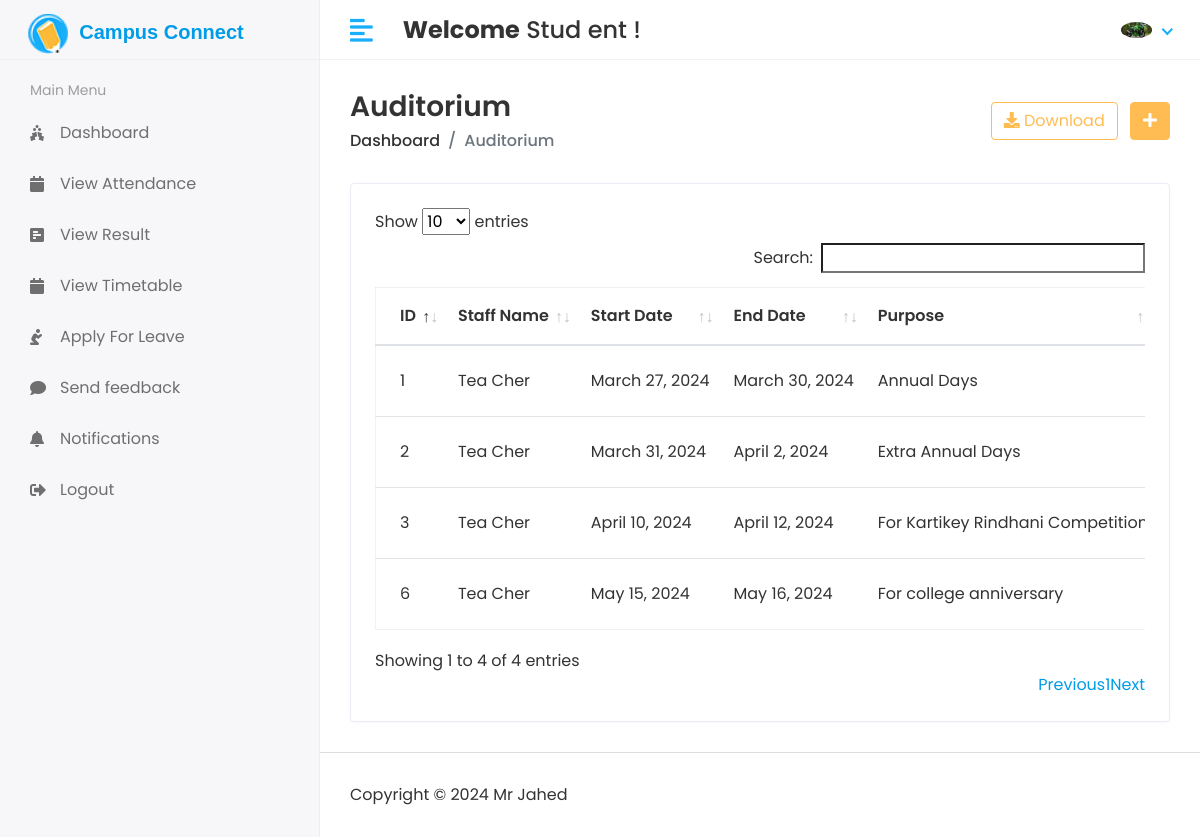
The app's page /Hod/Staff/Book_Auditorium (signed in) with its own data.
### app/models.py (models this page shows, shortened)
class CustomUser(AbstractUser):
    USER = (
        (1,'HOD'),
        (2,'STAFF'),
        (3,'STUDENT')
    )
    user_type = models.CharField(choices=USER, max_length=50, default=1)
    profile_pic = models.ImageField(upload_to='media/profile_pic')

class Auditorium_Booking(models.Model):
    staff_id = models.ForeignKey(Staff,on_delete=models.CASCADE)
    start_date = models.DateField()
    end_date = models.DateField()
    purpose = models.TextField()
    status = models.IntegerField(default=0)
    created_at = models.DateTimeField(auto_now_add=True)
    updated_at = models.DateTimeField(auto_now=True)

class Staff(models.Model):                                    # Django creates id field automatically
    admin = models.OneToOneField(CustomUser, on_delete=models.CASCADE)  # One To One Field for Foreign Key   #Form data will be saved in both Student and CustomUser Models
    address = models.TextField()                                       # To Link Studen to CustomUser Model
    gender = models.CharField(max_length=100)
    created_at = models.DateTimeField(auto_now_add=True)
    updated_at = models.DateTimeField(auto_now=True)

### Campus_Connect/Hod_Views.py (the view)
# urls.py: path('Hod/Staff/Book_Auditorium', Hod_Views.HOD_BOOK_AUDITORIUM, name='hod_book_auditorium'),
@login_required(login_url='/')
def HOD_BOOK_AUDITORIUM(request):
    auditorium_booking = Auditorium_Booking.objects.all()
    context = {
        'auditorium_booking' : auditorium_booking,
    }
    return render(request, 'Hod/book_auditorium.html',context)

### templates/Hod/book_auditorium.html (shortened to what this page needs)
{% extends 'base.html' %}
{% block content %}
<div class="content container-fluid">
               <div class="page-header">
                  <div class="row align-items-center">
                     <div class="col">
                        <h3 class="page-title">Auditorium</h3>
                        <ul class="breadcrumb">
                           <li class="breadcrumb-item"><a href="index.html">Dashboard</a></li>
                           <li class="breadcrumb-item active">Auditorium</li>
                        </ul>
                     </div>
                     <div class="col-auto text-right float-right ml-auto">
                        <a href="#" class="btn btn-outline-primary mr-2"><i class="fas fa-download"></i> Download</a>
                        <a href="add-student.html" class="btn btn-primary"><i class="fas fa-plus"></i></a>
                     </div>
                  </div>
               </div>
               <div class="row">
                  <div class="col-sm-12">
                     <div class="card card-table">
                        <div class="card-body">
                           <div class="table-responsive">
                              <table id="table_id" class="table table-hover table-center mb-0">
                                 <thead>
                                    <tr>
                                       <th>ID</th>
                                       <th>Staff Name</th>
                                       <th>Start Date</th>
                                       <th>End Date</th>
                                       <th>Purpose</th>
                                    </tr>
                                 </thead>
                                 <tbody>
                                 {% for i in auditorium_booking %}
                                    <tr>
                                       <td>{{i.id}}</td>
                                       <td>{{i.staff_id.admin.first_name}}&nbsp;{{i.staff_id.admin.last_name}}</td>
                                       <td>{{i.start_date}}</td>
                                       <td>{{i.end_date}}</td>
                                       <td>{{i.purpose}}</td>
                                    </tr>
                                 {% endfor %}
                                 </tbody>
                              </table>
                           </div>
                        </div>
                     </div>
                  </div>
               </div>
            </div>
{% endblock %}

### templates/Includes/header.html (shortened to what this page needs)
{% load static %}
<div class="header">
            <div class="header-left">
                  <a href="index.html" class="logo mt-2 ml-2">
                     <span style="display: inline-block;">
                        <img src="{% static 'assets/img/favicon.png' %}" alt="Logo" style="display: inline-block; width: 40px; height: 40px;">
                        <h5 style="display: inline-block; margin-left: 7px; font-family: Arial, sans-serif; font-size: 20px; font-weight: bold;">Campus Connect</h5>
                     </span>
                  </a>
            </div>
            <a href="javascript:void(0);" id="toggle_btn">
            <i class="fas fa-align-left"></i>
            </a>
            <div class="top-nav-search mt-3">
               <h4><strong>Welcome</strong>&nbsp;<span>{{user.first_name}} {{user.last_name}}</span>&nbsp;!</h4>
            </div>
            <ul class="nav user-menu">
               <li class="nav-item dropdown noti-dropdown">
                  <a href="#" class="dropdown-toggle nav-link" data-toggle="dropdown">
                  </a>
               </li>
               <li class="nav-item dropdown has-arrow">
                  <a href="#" class="dropdown-toggle nav-link" data-toggle="dropdown">
                     {% if user.profile_pic == '' %}
                        <span class="user-img"><img class="rounded-circle" src="{% static 'assets/img/noimg.jpg' %}" width="31" alt="User Image"></span>
                     {% else %}
                        <span class="user-img"><img class="rounded-circle" src="/{{user.profile_pic}}" width="31" alt="Ryan Taylor"></span>
                     {% endif %}
                  </a>
               </li>
            </ul>
         </div>

### static/assets/css/style.css (style rules this page uses)
html { height: 100%; }
body { background-color: #fff; color: #333; font-family: 'Poppins', sans-serif; font-size: 1rem; height: 100%; line-height: 1.5; overflow-x: hidden; }
h1, h2, h3, h4, h5, h6 { font-family: 'Poppins', sans-serif; margin-top: 0; }
a { color: #009ce7; }
input, button, a { transition: all 0.4s ease; -moz-transition: all 0.4s ease; -o-transition: all 0.4s ease; -ms-transition: all 0.4s ease; -webkit-transition: all 0.4s ease; }
ul, ol { padding: 0px; list-style: none; }
.table { color: #333; max-width: 100%; margin-bottom: 0; width: 100%; }
.table.dataTable { border-collapse: collapse !important; border: 1px solid rgba(0, 0, 0, 0.05); }
.table thead tr th { font-weight: 600; }
.table tbody tr { border-bottom: 1px solid rgba(0, 0, 0, 0.05); }
.table.table-center td, .table.table-center th { vertical-align: middle; }
.card-table .card-body .table > thead > tr > th { border-top: 0; }
.card-table .card-body .table tr td:first-child, .card-table .card-body .table tr th:first-child { padding-left: 1.5rem; }
.card-table .table td, .card-table .table th { border-top: 1px solid #e2e5e8; padding: 1rem 0.75rem; white-space: nowrap; }
.btn-primary { background-color: #FFBC53; border: 1px solid #FFBC53; }
.btn-outline-primary { color: #FFBC53; border-color: #FFBC53; }
.card { border: 1px solid #ececf5; box-shadow: 0 1px 3px 0 rgba(0, 0, 0, 0.03); margin-bottom: 1.875rem; }
.card-body { padding: 1.5rem; }
.header { background-color: #fff; border-bottom: 1px solid #f3f3f4; left: 0; position: fixed; right: 0; top: 0; z-index: 1001; height: 60px; }
.header .header-left { float: left; height: 60px; padding: 0 20px; position: relative; width: 320px; z-index: 1; transition: all 0.2s ease-in-out; background-color: #f7f7fa; border-bottom: 1px solid #efefef; border-right: 1px solid #ececf5; display: flex; align-items: center; }
.header .header-left .logo { display: inline-block; line-height: 60px; }
.header .header-left .logo img { max-height: 40px; width: auto; }
.header .dropdown-toggle:after { display: none; }
.header .has-arrow .dropdown-toggle:after { border-top: 0; border-left: 0; border-bottom: 2px solid #18aefa; border-right: 2px solid #18aefa; content: ''; height: 8px; display: inline-block; pointer-events: none; -webkit-transform-origin: 66% 66%; -ms-transform-origin: 66% 66%; transform-origin: 66% 66%; -webkit-transform: rotate(45deg); -ms-transform: rotate(45deg); transform: rotate(45deg); -webkit-transition: all 0.15s ease-in-out; transition: all 0.15s ease-in-out; width: 8px; vertical-align: 0px; }
.user-menu { float: right; margin: 0; position: relative; z-index: 99; padding-right: 15px; }
.user-menu.nav > li > a { color: #a0a0a0; font-size: 14px; line-height: 58px; padding: 0 15px; height: 60px; }
.user-img { margin-right: 3px; position: relative; }
.top-nav-search { float: left; margin-left: 15px; }
.page-wrapper > .content { padding: 1.875rem 1.875rem 0; }
.page-header { margin-bottom: 1.875rem; }
.page-header .breadcrumb { background-color: transparent; color: #6c757d; font-size: 1rem; font-weight: 500; margin-bottom: 0; padding: 0; }
.page-header .breadcrumb a { color: #333; }
.page-title { font-size: 28px; font-weight: 600; color: #333; margin-bottom: 5px; }
@media (min-width: 992px) { #toggle_btn { align-items: center; color: #18aefa; display: inline-flex; float: left; font-size: 26px; height: 60px; justify-content: center; margin-left: 15px; padding: 0 15px; } }

### records on screen
CustomUser: first_name "Stud", last_name "ent", profile_pic (picture)
Auditorium_Booking: id "1", staff_id.admin.first_name "Tea", staff_id.admin.last_name "Cher", start_date "March 27, 2024", end_date "March 30, 2024", purpose "Annual Days"
Auditorium_Booking: id "2", staff_id.admin.first_name "Tea", staff_id.admin.last_name "Cher", start_date "March 31, 2024", end_date "April 2, 2024", purpose "Extra Annual Days"
Auditorium_Booking: id "3", staff_id.admin.first_name "Tea", staff_id.admin.last_name "Cher", start_date "April 10, 2024", end_date "April 12, 2024", purpose "For Kartikey Rindhani…"
Auditorium_Booking: id "6", staff_id.admin.first_name "Tea", staff_id.admin.last_name "Cher", start_date "May 15, 2024", end_date "May 16, 2024", purpose "For college anniversary"
